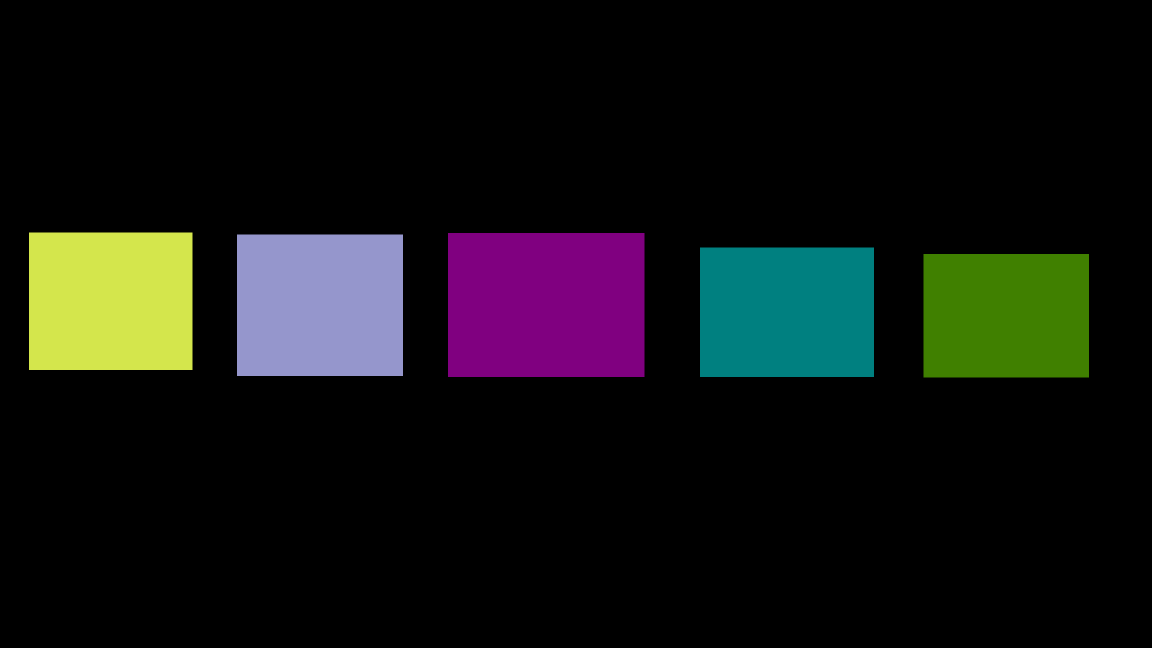
#> input picture assets/sample.png, 2304 x 1296 px, given as the content of the folder ./input/, which was not available (shown at 1/2 size)
$ python main.py
#> lines starting #> are read from the running program, lines starting #| are printed output that depends on the picture; after the words box and inside, x2 and y2 are one past the last pixel; in counts of white or black regions, pixels touching at a corner belong together; pictures that were not available may be replaced by others from this repository, and a replacement may not be noted
import base64
import json
import os
import cv2
import numpy as np

DATA_FOLDER = "./assets/"
INPUT_FOLDER = "./input/"
OUTPUT_FOLDER = "./output/"

label_color_list = [
    {
        "label": "finger_little",
        "color": [64, 128, 0],  # rgb
        # hsv
        "lower": [45, 255, 128],
        "upper": [46, 255, 129],
    },
    {
        "label": "finger_ring",
        "color": [0, 128, 128],  # rgb
        # hsv
        "lower": [90, 255, 128],
        "upper": [92, 255, 130],
    },
    {
        "label": "finger_middle",
        "color": [128, 0, 128],  # rgb
        # hsv
        "lower": [150, 255, 128],
        "upper": [151, 255, 129],
    },
    {
        "label": "finger_index",
        "color": [149, 150, 204],  # rgb
        # hsv
        "lower": [119, 68, 203],
        "upper": [121, 70, 205],
    },
    {
        "label": "finger_thumb",
        "color": [212, 230, 76],  # rgb
        # hsv
        "lower": [34, 171, 228],
        "upper": [35, 172, 231],
    },
]


def create_shape(label, points):
    return {
        "label": label,
        "points": points,
        "group_id": None,
        "shape_type": "polygon",
        "flags": {}
    }


def create_label_file(image_path, shapes):
    with open(image_path, "rb") as image_file:
        encoded_string = base64.b64encode(image_file.read()).decode('utf-8')

    name = image_path.split("/")[-1]
    out_object = {
        "version": "4.5.6",
        "flags": {},
        "shapes": shapes,
        "imagePath": "./" + name,
        "imageData": encoded_string
    }

    file_name = os.path.basename(image_path).split(".")[0]
    with open(OUTPUT_FOLDER + file_name + ".json", "w") as out_file:
        json.dump(out_object, out_file)


def create_contour_file(labeled_path):
#> called with labeled_path = './input/sample.png'
    image = cv2.imread(labeled_path)
#> image is the input picture: shape (1296, 2304, 3); mean B, G, R 17.4, 19, 17.7
    # image = cv2.resize(image, (512, 512), fx=0.5, fy=0.5)
    hsv = cv2.cvtColor(image, cv2.COLOR_BGR2HSV)
#> hsv: shape (1296, 2304, 3); mean H, S, V 14.4, 31.7, 25.6
    # cv2.imshow("label", image)

    shapes = []

    for label_color in label_color_list:
        label = label_color["label"]
        lower = np.array(label_color["lower"])
        upper = np.array(label_color["upper"])
        mask = cv2.inRange(hsv, lower, upper)
        # res = cv2.bitwise_and(image, image, mask=mask)
        contours, _ = cv2.findContours(mask, cv2.RETR_TREE,
                                       cv2.CHAIN_APPROX_SIMPLE)
        # contoured = cv2.drawContours(res, contours, -1, (255, 255, 0), 1)
        # cv2.imshow("label2", mask)
        # cv2.imshow(label, contoured)

        if len(contours) > 0:
            polygon_contours = np.squeeze(contours[0]).tolist()
            if isinstance(polygon_contours[0], list):
                shapes.append(create_shape(label, polygon_contours))
#> this loop made 5 passes
#> polygon_contours on passes 1 to 5: [[1847, 508], [1847, 754], [2177, 754], [2177, 508]], [[1400, 495], [1400, 753], [1747, 753], [1747, 495]], [[896, 466], [896, 753], [1288, 753], [1288, 466]], [[474, 469], [474, 751], [805, 751], [805, 469]], [[58, 465], [58, 739], [384, 739], [384, 465]]
#> pass 1, in create_contour_file, `mask = cv2.inRange(hsv, lower, upper)`:
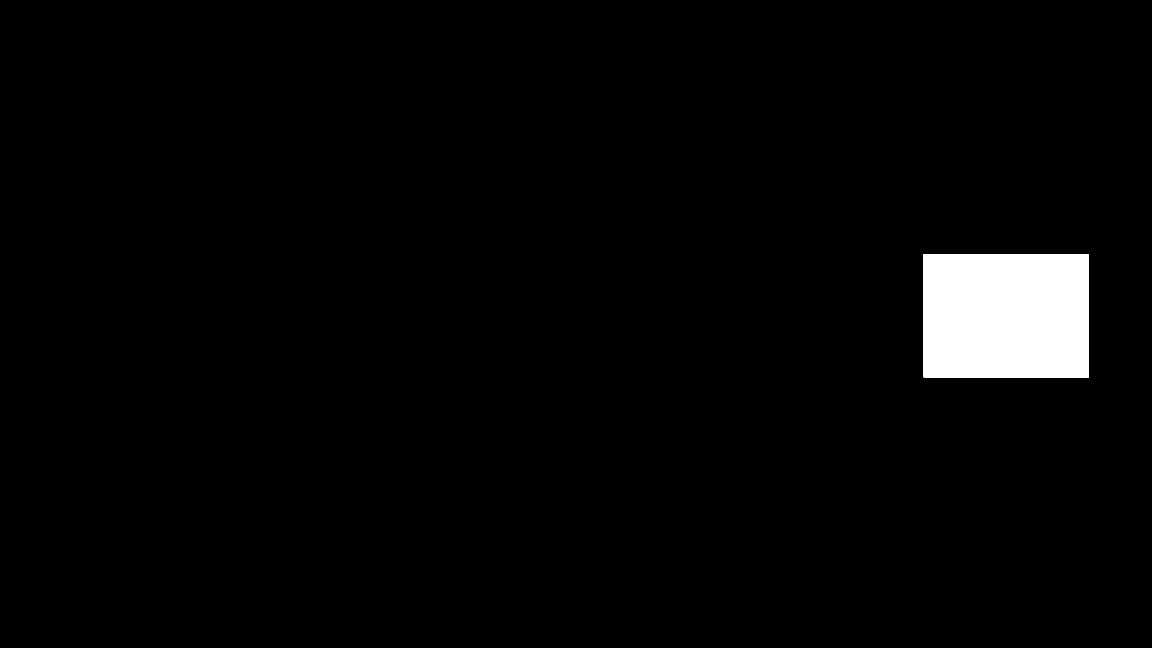
#> mask: shape (1296, 2304) (shown at 1/2 size); 2.7% white; 1 white region, box (x1, y1, x2, y2) and area: (1847, 508, 2178, 755) 81757
#> pass 2, in create_contour_file, `mask = cv2.inRange(hsv, lower, upper)`:
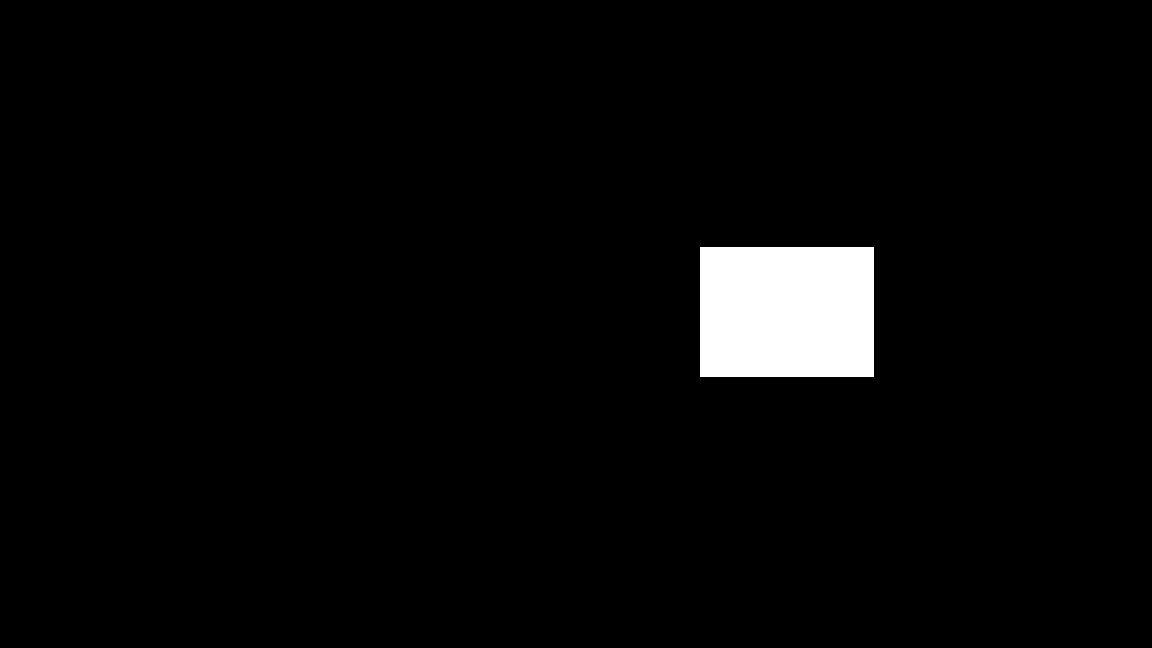
#> mask: shape (1296, 2304) (shown at 1/2 size); 3% white; 1 white region, box (x1, y1, x2, y2) and area: (1400, 495, 1748, 754) 90132
#> pass 3, in create_contour_file, `mask = cv2.inRange(hsv, lower, upper)`:
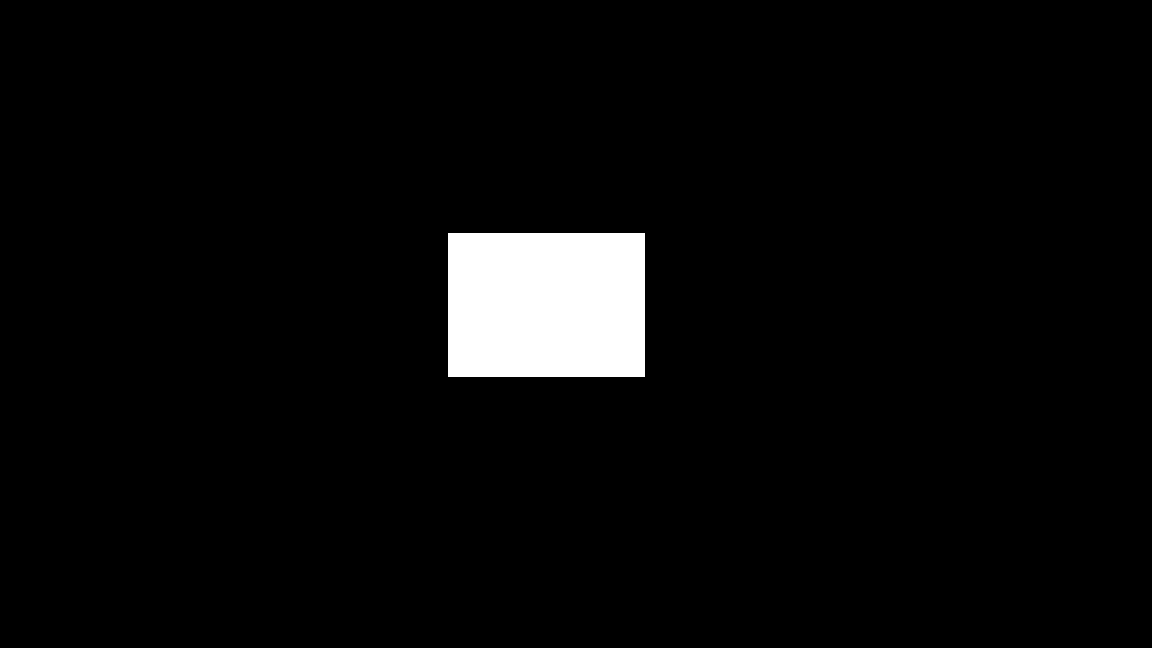
#> mask: shape (1296, 2304) (shown at 1/2 size); 3.8% white; 1 white region, box (x1, y1, x2, y2) and area: (896, 466, 1289, 754) 113184
#> after the loop:
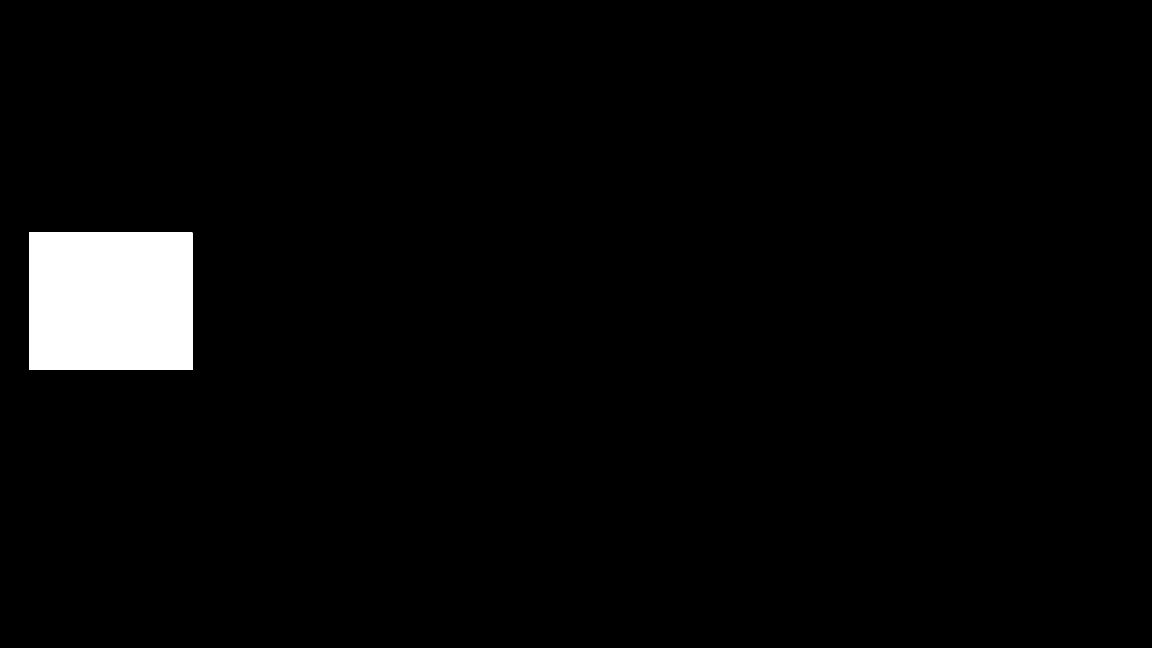
#> mask: shape (1296, 2304) (shown at 1/2 size); 3% white; 1 white region, box (x1, y1, x2, y2) and area: (58, 465, 385, 740) 89925
#> after the loop, shapes = 5 items

    # if len(shapes) <= 0:
        # shapes.append(create_shape("unknown", [1, 1]))
    if len(shapes) > 0:
        create_label_file(labeled_path, shapes)


# create_contour_file(DATA_FOLDER + "0a3fdc9f65.png")
# cv2.waitKey()
# poetry run python main.py


def analyze_folder():
    for filename in os.listdir(INPUT_FOLDER):
        extension = filename.split(".")[1]
        if extension != "json":
            create_contour_file(INPUT_FOLDER + filename)


analyze_folder()
